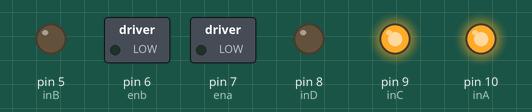
The sketch below on a simulated Arduino Uno, built with avr-gcc and run on an emulated ATmega328P. Shown: switched loads named in the sketch (green lamp = pin HIGH), output pins drawn as LEDs (lit = HIGH).

Above: at 0.1 s.
At 1.1 s:
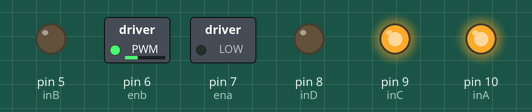
Timing chart, 0 to 2.6 s (numbered marks = the images above):
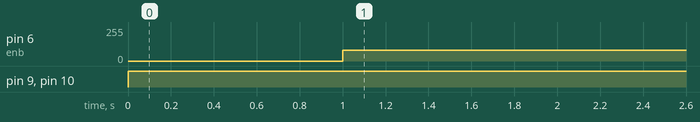

Measured:
- by itself, pin 6 (enb): 0/255 → 80/255 at 1.0 s
- by itself, pin 9 (inC), pin 10 (inA): LOW → HIGH at 0.00 s

The sketch:

motor.ino
```cpp
#define inA 10
#define inB 5
#define inC 9
#define inD 8
int ena=7;
int enb=6;
void setup() {
  pinMode(inA,OUTPUT);
  pinMode(inD,OUTPUT);
  pinMode(inC,OUTPUT);
  pinMode(inB,OUTPUT);
  pinMode(ena,OUTPUT);
  pinMode(enb,OUTPUT);


  // put your setup code here, to run once:

}

void loop() {  // analogWrite(leftenabler,100);
  // analogWrite(rightenabler,100);
  digitalWrite(inA,HIGH);
  digitalWrite(inD,LOW);
  digitalWrite(inC,HIGH);
  digitalWrite(inB,LOW);
  delay(1000);
   analogWrite(ena,80);
   analogWrite(enb,80);
  // put your main code here, to run repeatedly:

}
```
